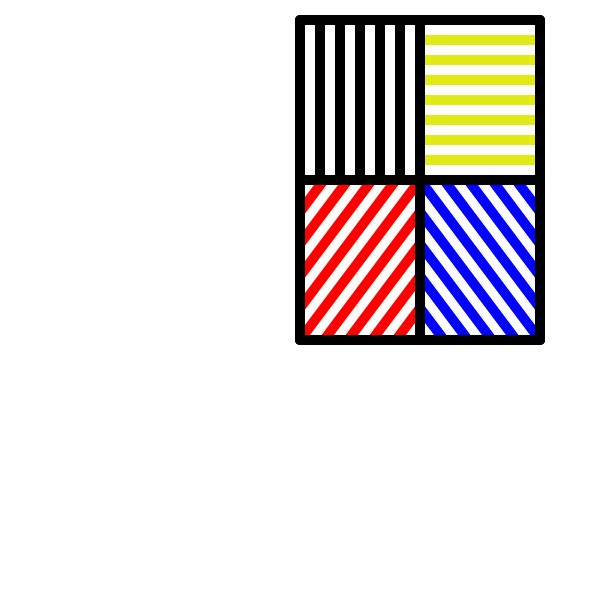
Frame 1 (no input)
Frame 60 (no input): identical to frame 1, image omitted
Frame 120 (the mouse pressed at the canvas centre since frame 60): identical to frame 1, image omitted

The p5.js sketch that drew this single still picture (run headless with seeded random() and noise() and a simulated clock; from frame 60 on, the mouse is pressed at the canvas centre):

// p5.js sketch
// ── sketch.js
// -
// Linee di Sol Lewitt 0.1 by Gaia Andruccioli [lines, color, diagonal]
// 2021 © Gaia Andruccioli, Daniele @Fupete, Irene @iretrtr and the course DS-2021 at DESIGN.unirsm,
// github.com/ds-2021-unirsm — github.com/fupete - github.com/Graphein0707
// Educational purposes, MIT License, 2021, San Marino
// —
//

function setup() {
  createCanvas(600, 600);
  strokeWeight(10);
}

function draw() {
  background(255);

  stroke(0);
  // linee nere
  line(320, 20, 320, 180);
  line(340, 20, 340, 180);
  line(360, 20, 360, 180);
  line(380, 20, 380, 180);
  line(400, 20, 400, 180);

  stroke(225, 234, 21)
  // linee gialle
  line(420, 40, 540, 40);
  line(420, 60, 540, 60);
  line(420, 80, 540, 80);
  line(420, 100, 540, 100);
  line(420, 120, 540, 120);
  line(420, 140, 540, 140);
  line(420, 160, 540, 160);

  stroke(255, 0, 0);
  // linee rosse
  line(324, 180, 300, 212);
  line(348, 180, 300, 244);
  line(372, 180, 300, 276);
  line(396, 180, 300, 308);
  line(420, 180, 300, 340); // mezzeria
  line(420, 212, 324, 340);
  line(420, 244, 348, 340);
  line(420, 276, 372, 340);
  line(420, 308, 396, 340);

  stroke(0, 0, 255);
  // linee blu
  line(516, 180, 540, 212);
  line(492, 180, 540, 244);
  line(468, 180, 540, 276);
  line(444, 180, 540, 308);
  line(420, 180, 540, 340); // mezzeria
  line(420, 212, 516, 340);
  line(420, 244, 492, 340);
  line(420, 276, 468, 340);
  line(420, 308, 444, 340);

  stroke(0);
  //cornice nera
  line(300, 20, 540, 20); // top
  line(300, 20, 300, 340); // left
  line(300, 340, 540, 340); // bottom
  line(540, 20, 540, 340); // right
  line(420, 20, 420, 340); // vertical
  line(300, 180, 540, 180); // horizontal
}
